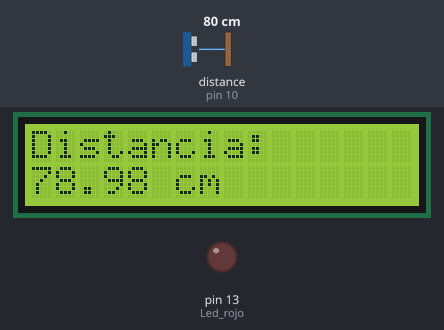
Recording of a sketch running on a simulated Arduino Uno, built with avr-gcc and run on an emulated ATmega328P. Parts: 16×2 character LCD, output pins drawn as LEDs (lit = HIGH). Wiring (inferred from the names in the program): ultrasonic range finder: trigger pin 9; echo pin 10. The test bench sets the inputs (shaded band); at power-on: distance to the obstacle (sensor on pin 10) 80 cm. The echo pulse lasts 58.3 µs per cm; pins used as bus, display or sensor lines are not drawn; what the sketch prints to the serial monitor is not drawn.

Above: at 1.2 s.
1.3 s: distance to the obstacle (sensor on pin 10) set to 5 cm
At 2.4 s:
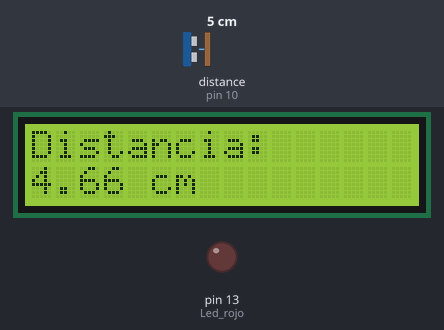
5.4 s: distance to the obstacle (sensor on pin 10) set to 2 cm
At 6.4 s:
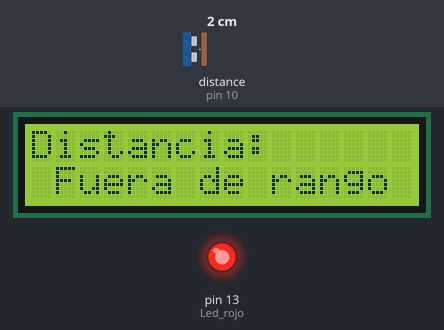
9.5 s: distance to the obstacle (sensor on pin 10) set to 4 cm
At 10.4 s:
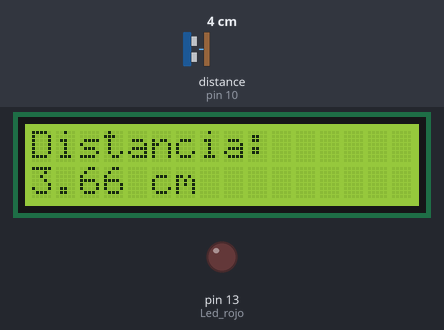
Timing chart, 0 to 12.5 s (numbered marks = the images above; inputs shaded):
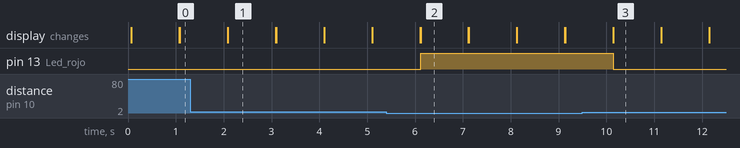

Measured:
- the behaviour switches between 4 and 3 cm on distance to the obstacle (sensor on pin 10) (found by bisection; images 1 and 2)
- after the input at 1.3 s, the display: first differs from a run without the input after 0.79 s (image 1)
- after the input at 5.4 s, pin 13 (Led_rojo): LOW → HIGH after 0.71 s; the display: first differs from a run without the input after 0.71 s (image 2)
- after the input at 9.5 s, pin 13 (Led_rojo): HIGH → LOW after 0.64 s; the display: first differs from a run without the input after 0.64 s (image 3)
- what the display in image 1 shows lasts 1.0 s, from 2.1 s to 3.1 s

The sketch:

Ultrasonicos.ino
```cpp
#include <LiquidCrystal.h>
LiquidCrystal lcd(7, 6, 5, 4, 3, 2);

float tiempo, distancia;

void setup() {
  pinMode(9, OUTPUT); // Trigger
  pinMode(13, OUTPUT); // Led rojo
  pinMode(10, INPUT);  // Echo
  Serial.begin(9600);
  lcd.begin(16, 2);

}

void loop() {
  digitalWrite(9, LOW);
  delayMicroseconds(5);
  digitalWrite(9, HIGH);
  delayMicroseconds(12);
  digitalWrite(9, LOW);

  tiempo = pulseIn(10, HIGH);
  //Serial.print("Tiempo" );
  //Serial.println(tiempo);
  //delay(1000);
  // Para obtener la distancia en cm
  distancia = (34000) * (tiempo / 1000000);
  Serial.println("Distancia: ");
  lcd.print("Distancia: ");
  lcd.setCursor(0,8);
  if (distancia / 2 < 3 || distancia / 2 > 350) { // - 2.5 cm < d < 350 cm
    Serial.println("Fuera de rango");
    lcd.print(" Fuera de rango"); // Se escribe en el display
    digitalWrite(13, HIGH);
  }
  else {
    //lcd.print(" Distancia");
    lcd.print(distancia / 2);
    lcd.print(" cm");
    digitalWrite(13, LOW);
  }
  Serial.println(distancia / 2);
  delay(1000);
  lcd.clear();

  //Serial.print("Velocidad ");
  //Serial.println(52 / (tiempo / 1000000));

}
```
